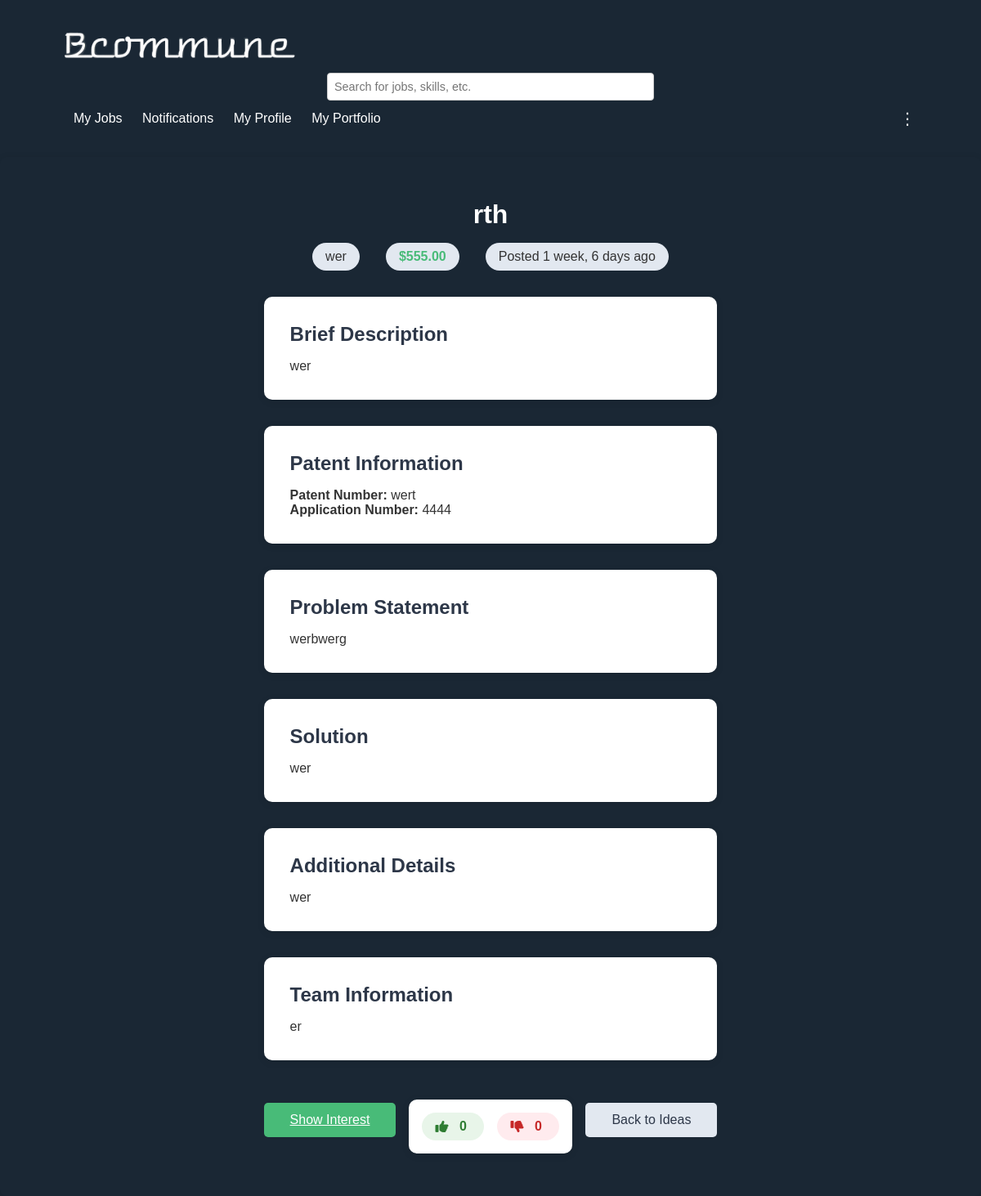
The app's page /idea-detail/2/, older data.
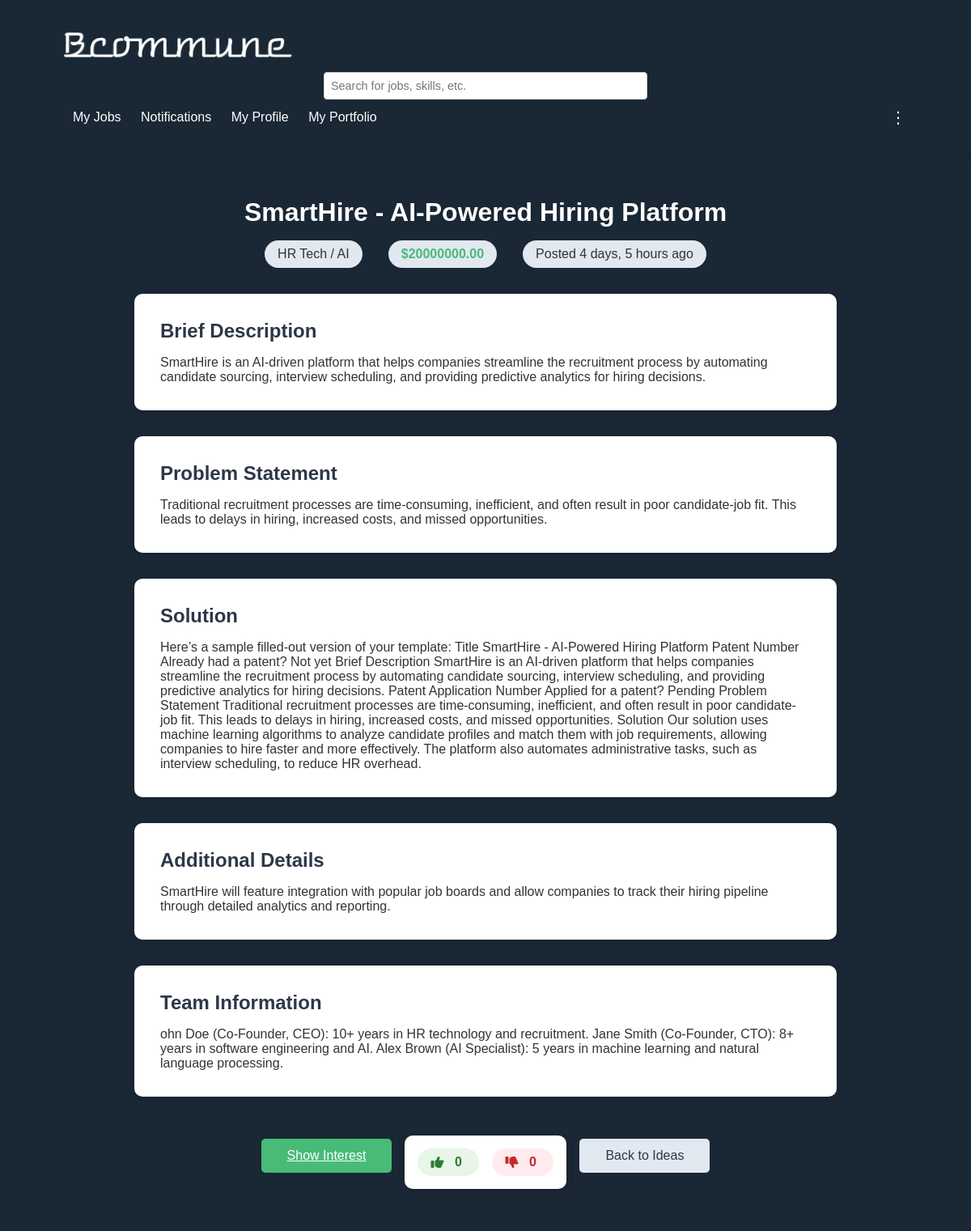
The same page, newer data.
### users/models.py (models this page shows, shortened)
class Idea(models.Model):
    title = models.CharField(max_length=200)
    patent_number = models.CharField(max_length=100, blank=True, null=True)
    brief_description = models.TextField()
    application_number = models.CharField(max_length=100, blank=True, null=True)
    problem_statement = models.TextField()
    solution = models.TextField()
    visibility = models.CharField(max_length=10, choices=[('public', 'Public'), ('private', 'Private')])
    details = models.TextField(blank=True, null=True)
    fund = models.DecimalField(max_digits=10, decimal_places=2, blank=True, null=True)
    category = models.CharField(max_length=100)
    photo = models.ImageField(upload_to='idea_photos/', blank=True, null=True)
    video = models.FileField(upload_to='idea_videos/', blank=True, null=True)
    team_info = models.TextField(blank=True, null=True)
    created_at = models.DateTimeField(auto_now_add=True)
    email = models.EmailField(null=True, blank=True)
    @property
    def likes(self):
        return self.likedislike_set.filter(like=True).count()
    @property
    def dislikes(self):
        return self.likedislike_set.filter(dislike=True).count()

### users/views.py (the view)
# urls.py: path('idea-detail/<int:idea_id>/', views.idea_detail, name='idea_detail'),
def idea_detail(request, idea_id):
    idea = get_object_or_404(Idea, id=idea_id)
    context = {
        'idea': idea,
        'user_reaction': idea.get_like_status(request.user) if request.user.is_authenticated else None
    }
    return render(request, 'idea_detail.html', context)

### users/templates/idea_detail.html (shortened to what this page needs)
{%load static%}
<!DOCTYPE html>
<html lang="en">
<head>
    <link rel="stylesheet" href="{% static 'css/homepage.css' %}">
    <link rel="stylesheet" href="https://cdnjs.cloudflare.com/ajax/libs/font-awesome/6.0.0/css/all.min.css">
</head>
<body>
    {% include 'header2.html' %}
    <div class="main-container">
        <div class="idea-detail-container" data-idea-id="{{ idea.id }}" data-initial-like-state="{{ user_reaction|default_if_none:'' }}">
            <div class="idea-header">
                <h1 style="color: white;">{{ idea.title }}</h1>
                <div class="idea-meta">
                    <span class="category">{{ idea.category }}</span>
                    <span class="fund">${{ idea.fund }}</span>
                    <span class="date">Posted {{ idea.created_at|timesince }} ago</span>
                </div>
            </div>
            <div class="idea-content">
                <section class="idea-section">
                    <h2>Brief Description</h2>
                    <p>{{ idea.brief_description }}</p>
                </section>
                {% if idea.patent_number %}
                    <section class="idea-section">
                        <h2>Patent Information</h2>
                        <p><strong>Patent Number:</strong> {{ idea.patent_number }}</p>
                        {% if idea.application_number %}
                            <p><strong>Application Number:</strong> {{ idea.application_number }}</p>
                        {% endif %}
                    </section>
                {% endif %}
                <section class="idea-section">
                    <h2>Problem Statement</h2>
                    <p>{{ idea.problem_statement }}</p>
                </section>
                <section class="idea-section">
                    <h2>Solution</h2>
                    <p>{{ idea.solution }}</p>
                </section>
                {% if idea.details %}
                    <section class="idea-section">
                        <h2>Additional Details</h2>
                        <p>{{ idea.details }}</p>
                    </section>
                {% endif %}
                {% if idea.team_info %}
                    <section class="idea-section">
                        <h2>Team Information</h2>
                        <p>{{ idea.team_info }}</p>
                    </section>
                {% endif %}
        <div class="idea-actions">
            <a href="mailto:{{ idea.email }}?subject=Interest in {{ idea.title }}&body=Hello,%0D%0A%0D%0AI am interested in your idea titled '{{ idea.title }}'.%0D%0A%0D%0AHere are some questions I have:%0D%0A%0D%0A(Your Message Here)%0D%0A%0D%0AThank you!" class="fund-btn">
                Show Interest
            </a>
            <div class="reactions-container">
                <button id="like-btn" class="reaction-btn like-btn">
                    <i class="fas fa-thumbs-up"></i>
                    <span id="like-count" class="reaction-count">{{ idea.likes }}</span>
                </button>
                <button id="dislike-btn" class="reaction-btn dislike-btn">
                    <i class="fas fa-thumbs-down"></i>
                    <span id="dislike-count" class="reaction-count">{{ idea.dislikes }}</span>
                </button>
            </div>
            <a href="{% url 'explore_all_ideas' %}" class="back-btn">Back to Ideas</a>
        </div>
    </div>
</body>
</html>

### users/templates/header2.html (shortened to what this page needs)
{% load static %}
<header>
    <div class="navbar">
        <div class="logo">
            <a href="{% url 'company_dashboard' %}">
                <img src="{% static 'images/Bcommune_logo.png' %}" alt="Bcommune Logo">
            </a>
        </div>
        <div class="search-bar">
            <input type="text" placeholder="Search for jobs, skills, etc." />
        </div>
        <nav>
            <a href="{% url 'myjobs' %}">My Jobs</a>
            <a href="#">Notifications</a>
            <a href="{% url 'company_profile' %}">My Profile</a>
            <a href="{% url 'myportfolio' %}">My Portfolio</a>
        </nav>
        <div class="dropdown">
            <button class="dropbtn">⋮</button>
        </div>
    </div>
</header>

### static/css/homepage.css (style rules this page uses)
* { margin: 0; padding: 0; box-sizing: border-box; font-family: Arial, sans-serif; }
body { background-color: #1a2734; color: #333; font-family: Arial, sans-serif; min-height: 100vh; display: flex; flex-direction: column; }
header { background-color: #1a2734; padding: 15px 5%; color: white; }
.navbar { display: flex; justify-content: space-between; align-items: center; flex-wrap: wrap; }
.navbar .logo img { height: 60px; width: auto; }
.navbar nav a { color: white; text-decoration: none; margin-left: 20px; font-size: 1rem; }
.search-bar { display: flex; align-items: center; justify-content: center; gap: 10px; width: 100%; }
.search-bar input { flex: 1; padding: 12px 16px; border: 1px solid #ccc; border-radius: 20px; outline: none; font-size: 0.9rem; max-width: 400px; }
.main-container { display: flex; flex-wrap: wrap; justify-content: space-between; margin: auto; background-color: #1a2734; border-radius: 8px; box-shadow: 0 2px 10px rgba(0, 0, 0, 0.1); overflow: hidden; max-width: 1300px; width: 100%; padding: 20px; }

### users/templates/idea_detail.html (style rules this page uses)
.idea-detail-container { max-width: 900px; margin: 2rem auto; padding: 0 1rem; }
.idea-header { text-align: center; margin-bottom: 2rem; }
.idea-section { background: white; padding: 2rem; border-radius: 10px; margin-bottom: 2rem; box-shadow: 0 2px 10px rgba(0, 0, 0, 0.1); }
.idea-section h2 { color: #2d3748; margin-bottom: 1rem; }
.idea-meta { display: flex; justify-content: center; gap: 2rem; margin: 1rem 0; }
.idea-meta span { background: #e2e8f0; padding: 0.5rem 1rem; border-radius: 20px; }
.fund { color: #48bb78; font-weight: 600; }
.idea-actions { display: flex; gap: 1rem; margin-top: 2rem; justify-content: center; align-items: center; }
.fund-btn { background: #48bb78; color: white; padding: 0.75rem 2rem; border: none; border-radius: 5px; cursor: pointer; font-size: 1rem; transition: background 0.3s ease; }
.back-btn { background: #e2e8f0; color: #2d3748; padding: 0.75rem 2rem; text-decoration: none; border-radius: 5px; transition: background 0.3s ease; }
.reaction-btn { display: flex; align-items: center; gap: 0.5rem; padding: 0.5rem 1rem; border: none; border-radius: 20px; cursor: pointer; transition: all 0.3s ease; font-size: 1rem; }
.like-btn { background: #e8f5e9; color: #2e7d32; }
.dislike-btn { background: #ffebee; color: #c62828; }
.reaction-count { font-weight: 600; min-width: 20px; text-align: center; }
.reactions-container { display: flex; gap: 1rem; align-items: center; margin-top: 1rem; justify-content: center; background: white; padding: 1rem; border-radius: 10px; box-shadow: 0 2px 10px rgba(0, 0, 0, 0.1); }

### users/templates/header2.html (style rules this page uses)
.dropdown { position: relative; display: inline-block; }
.dropbtn { background: none; border: none; font-size: 20px; cursor: pointer; padding: 10px; color: white; }
.navbar { display: flex; justify-content: space-between; align-items: center; padding: 10px; }
.logo img { height: 40px; }
.search-bar input { padding: 8px; width: 250px; border: 1px solid #ccc; border-radius: 4px; }
nav a { margin-left: 15px; text-decoration: none; color: #ccc; }

Row changes from the older to the newer data that the page shows:
changed Idea: title "rth" → "SmartHire - AI-Powered Hiring Platform"; category "wer" → "HR Tech / AI"; fund "555.00" → "20000000.00"; created_at "1 week, 6 days" → "4 days, 5 hours"; brief_description "wer" → "SmartHire is an AI-driven platform that helps companies streamline the recruitment process by automating candidate sourcing, interview scheduling, and providing predictive analytics for hiring decisions."; problem_statement "werbwerg" → "Traditional recruitment processes are time-consuming, inefficient, and often result in poor candidate-job fit. This leads to delays in hiring, increased costs, and missed opportunities."; solution "wer" → "Here’s a sample filled-out version of your template: Title SmartHire - AI-Powered Hiring Platform Patent Number Already had a patent? Not yet Brief Description SmartHire is an AI-driven platform that helps companies streamline the recruitment process by automating candidate sourcing, interview scheduling, and providing predictive analytics for hiring decisions. Patent Application Number Applied for a patent? Pending Problem Statement Traditional recruitment processes are time-consuming, inefficient, and often result in poor candidate-job fit. This leads to delays in hiring, increased costs, and missed opportunities. Solution Our solution uses machine learning algorithms to analyze candidate…"; details "wer" → "SmartHire will feature integration with popular job boards and allow companies to track their hiring pipeline through detailed analytics and reporting."; team_info "er" → "ohn Doe (Co-Founder, CEO): 10+ years in HR technology and recruitment. Jane Smith (Co-Founder, CTO): 8+ years in software engineering and AI. Alex Brown (AI Specialist): 5 years in machine learning and natural language processing."; patent_number "wert" → (not shown); application_number "4444" → (not shown)
Text that changed along with them:
text no longer shown: "Patent Information Patent Number: Application Number:"
